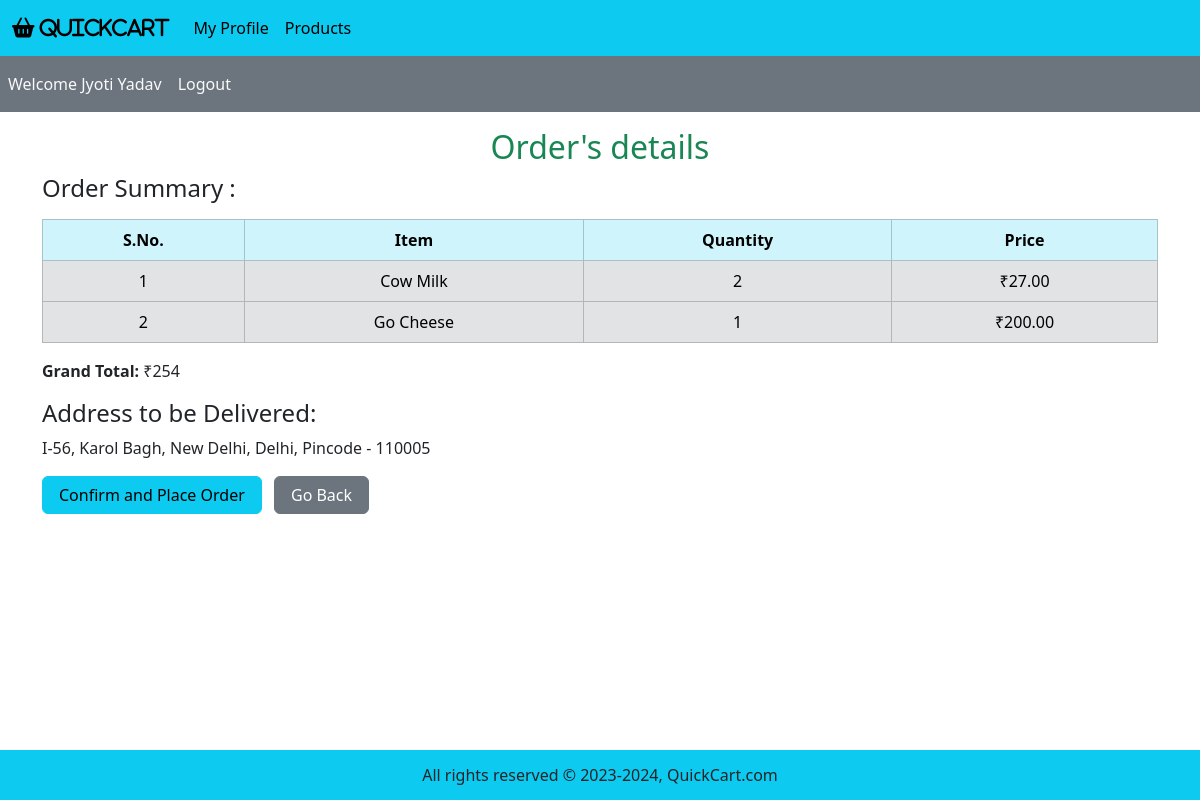
Page /customer_mode/checkout.php?customer_id=1 on the committed database.
### tables this page shows
CREATE TABLE IF NOT EXISTS customer (
	customerID INT AUTO_INCREMENT PRIMARY KEY, 
    first_name VARCHAR(50) NOT NULL,  
    last_name VARCHAR(50),
    address_street VARCHAR(100) NOT NULL,  
	address_city VARCHAR(50) NOT NULL,
	address_state VARCHAR(50) NOT NULL,
    pincode INT NOT NULL,
    phone_no BIGINT UNIQUE NOT NULL,  
    email VARCHAR(100) UNIQUE NOT NULL,
    password VARCHAR(50) NOT NULL,
    dob DATE,
    age INT,  
    gender VARCHAR(10)
);

CREATE TABLE IF NOT EXISTS addsToCart (
    customerID INT NOT NULL,
    productID INT NOT NULL,
    quantity INT NOT NULL DEFAULT 1 CHECK (quantity >= 1),
    PRIMARY KEY (customerID, productID),
    FOREIGN KEY (customerID) REFERENCES customer(customerID) ON DELETE CASCADE,
    FOREIGN KEY (productID) REFERENCES product(productID) ON DELETE CASCADE
);

CREATE TABLE IF NOT EXISTS product (
	productID INT AUTO_INCREMENT PRIMARY KEY,
    name VARCHAR(50) NOT NULL,
    price DECIMAL(10, 2) NOT NULL,
    stock INT NOT NULL DEFAULT 0 CHECK (stock>=0),
    brand VARCHAR(50) NOT NULL,
    qty_bought INT NOT NULL DEFAULT 0,
    description VARCHAR(200) NOT NULL DEFAULT "A high-quality product.",  
    prod_image VARCHAR(200) NOT NULL,
    categoryID INT NOT NULL,  
    FOREIGN KEY (categoryID) REFERENCES productCategory(categoryID) ON DELETE CASCADE 
    ON UPDATE CASCADE
     
);

### functions/common_function.php (called while the page is built, shortened)
<?php
include ('../includes/connect.php');
function total_cart($cust_id)
{
    global $con;
    $user_id = $cust_id;
    $total = 0;
    $select_cart = "SELECT * FROM addstocart WHERE customerID = '$user_id'";
    $result_cart = mysqli_query($con, $select_cart);
    while ($row_cart = mysqli_fetch_assoc($result_cart)) {
        $prod_id = $row_cart['productID'];
        $prod_qty = $row_cart['quantity'];
        $select_prod = "SELECT * FROM product WHERE productID = '$prod_id'";
        $result_prod = mysqli_query($con, $select_prod);
        $row_prod = mysqli_fetch_assoc($result_prod);
        $prod_price = $row_prod['price'];
        $total += $prod_price * $prod_qty;
    }
    return $total;
}
?>

### customer_mode/checkout.php (the view, shortened to what this page needs)
<?php
include ('../functions/common_function.php');
if (isset ($_GET['customer_id'])) {
    $cust_id = $_GET['customer_id'];
    $get_data = "SELECT * FROM customer WHERE customerID = $cust_id;";
    $result_get = mysqli_query($con, $get_data);
    $row_data = mysqli_fetch_assoc($result_get);
    $cust_id = $row_data["customerID"];
    $cust_fname = $row_data['first_name'];
    $cust_lname = $row_data['last_name'];
    $street = $row_data['address_street'];
    $city = $row_data['address_city'];
    $state = $row_data['address_state'];
    $pincode = $row_data['pincode'];
    if ($cust_lname === null) {
        $cust_name = $cust_fname;
    } else {
        $cust_name = $cust_fname . ' ' . $cust_lname;
    }
    $totalPrice = total_cart($cust_id);
    $cust_address = $street . ', ' . $city . ', ' . $state . ', Pincode - ' . $pincode;
}
?>
<!DOCTYPE html>
<html lang="en">
<head>
    <link href="https://cdn.jsdelivr.net/npm/bootstrap@5.3.3/dist/css/bootstrap.min.css" rel="stylesheet"
>
    <link rel="stylesheet" href="https://cdnjs.cloudflare.com/ajax/libs/font-awesome/6.5.1/css/all.min.css"
 />
    <link rel="stylesheet" href="../style.css">
</head>
<body>
    <div class="container-fluid p-0">
        <nav class="navbar navbar-expand-lg bg-info">
            <div class="container-fluid">
                <a class="navbar-brand" href="#"><i class="fa fa-shopping-basket" aria-hidden="true"> QuickCart</i></a>
                <div class="collapse navbar-collapse" id="navbarSupportedContent">
                    <ul class="navbar-nav me-auto mb-2 mb-lg-0">
                        <li class="nav-item">
                            <a class="nav-link active" aria-current="page"
                                href='profile_page.php?customer_id=<?php echo "$cust_id"; ?>'>My Profile</a>
                        </li>
                        <li class="nav-item">
                            <a class="nav-link active"
                                href='index.php?customer_id=<?php echo "$cust_id"; ?>'>Products</a>
                        </li>
                    </ul>
                </div>
            </div>
        </nav>
        <nav class="navbar navbar-expand-lg navbar-dark bg-secondary">
            <ul class="navbar-nav me-auto">
                <li class="nav-item">
                    <a class="nav-link text-light" href="">Welcome
                        <?php echo "$cust_name"; ?>
                    </a>
                </li>
                <li class="nav-item">
                    <a class="nav-link text-light" href="../start.php">Logout</a>
                </li>
            </ul>
        </nav>
        <div class="container my-3">
            <h2 class="text-center text-success mt-3">Order's details</h2>
            <h4>Order Summary :</h4>
            <table class="table table-bordered mt-3">
                <thead class="table-info text-center text-white">
                    <tr>
                        <th>S.No.</th>
                        <th>Item</th>
                        <th>Quantity</th>
                        <th>Price</th>
                    </tr>
                </thead>
                <tbody class="table-secondary text-white text-center">
                    <?php
                    $get_cart = "SELECT * FROM addsToCart WHERE customerID = '$cust_id';";
                    $result_get = mysqli_query($con, $get_cart);
                    $number = 0;
                    while ($row_get = mysqli_fetch_assoc($result_get)) {
                        $prodID = $row_get["productID"];
                        $q = $row_get["quantity"];
                        $get_prod = "SELECT * FROM product WHERE productID = '$prodID';";
                        $result_prod = mysqli_query($con, $get_prod);
                        $row_prod = mysqli_fetch_assoc($result_prod);
                        $prod_name = $row_prod["name"];
                        $prod_price = $row_prod["price"];
                        $number++ ;
                        ?>
                        <tr>
                            <td>
                                <?php echo "$number"; ?>
                            </td>
                            <td>
                                <?php echo "$prod_name"; ?>
                            </td>
                            <td>
                                <?php echo "$q"; ?>
                            </td>
                            <td>
                                <?php echo "₹$prod_price"; ?>
                            </td>
                        </tr>
                    <?php }
                    ?>
                </tbody>
            </table>
            <p><strong>Grand Total:</strong>
                <?php echo "₹$totalPrice"; ?>
            </p>
            <h4>Address to be Delivered:</h4>
            <p>
                <?php echo $cust_address; ?>
            </p>
            <form action="place_order.php?customer_id=<?php echo $cust_id; ?>" method="post">
                <input type="submit" name="confirm_order" class="btn btn-info mb-3 px-3" value="Confirm and Place Order">
                <a href='index.php?customer_id=<?php echo "$cust_id"; ?>' class="btn btn-secondary mb-3 px-3 mx-2">Go Back</a>
            </form>
        </div>
        <?php
        include ("../includes/footer.php");
        ?>
    </div>
</body>
</html>

### style.css (style rules this page uses)
* { margin: 0; padding: 0; box-sizing: border-box; }

### customer_mode/checkout.php (style rules this page uses)
body { overflow-x: hidden; }

### includes/footer.php (style rules this page uses)
body { margin: 0; padding: 0; min-height: 100vh; position: relative; }

### rows in the picture
customer: cust_name "Jyoti Yadav", cust_address "I-56, Karol Bagh, New Delhi, Delhi, Pincode - 110005"
addstocart: productID.name "Cow Milk", quantity "2", productID.price "27.00"
addstocart: productID.name "Go Cheese", quantity "1", productID.price "200.00"

### other values in the picture
$totalPrice "254"
